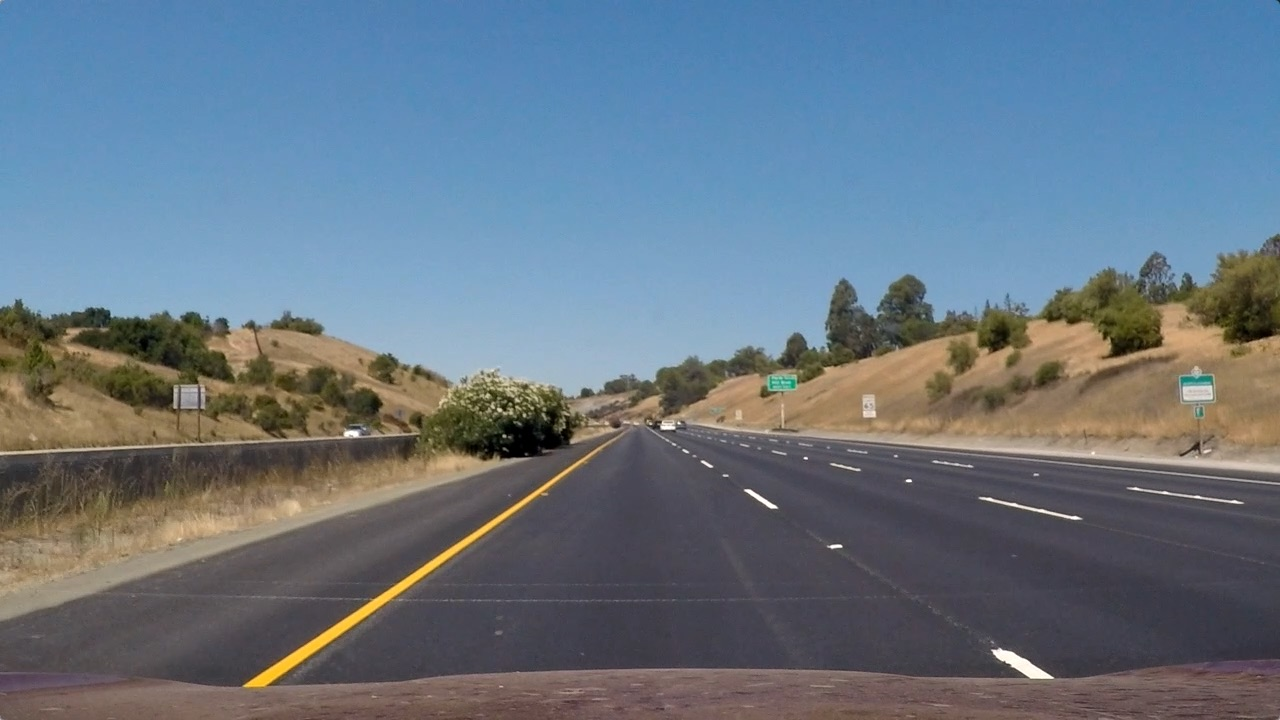
#> input picture test_images/straight_lines1.jpg, 1280 x 720 px
$ jupyter execute --allow-errors Try_try.ipynb   (shell and % lines are left out)   (older library calls are emulated)
#> lines starting #> are read from the running program, lines starting #| are printed output that depends on the picture; after the words box and inside, x2 and y2 are one past the last pixel; in counts of white or black regions, pixels touching at a corner belong together
## NOT FOR EVALUATION: ROUGH WORK

[cell 1]
import numpy as np
import cv2
import matplotlib.pyplot as plt
import matplotlib.image as mpimg
import pickle
import glob

[cell 2]
image = mpimg.imread('test_images/straight_lines1.jpg')
#> image is the input picture: shape (720, 1280, 3); mean R, G, B 103.2, 117.7, 131.2
#> (the rest of this cell did not finish here and is left out)

[cell 3]
image = mpimg.imread('test_images/straight_lines1.jpg')
#> (the rest of this cell did not finish here and is left out)

#> (a cell that did not finish here is left out)

#> (a cell that did not finish here is left out)

[cell 6]
with open("wide_dist_pickle.p", mode='rb') as f:
#> (reads wide_dist_pickle.p from the repository)
    camera_calib = pickle.load(f)
mtx = camera_calib["mtx"]
dist = camera_calib["dist"]
image = mpimg.imread('test_images/straight_lines1.jpg')

def threshold_pipeline(img, s_thresh=(90, 255), sx_thresh=(20, 100)):
    img = cv2.undistort(img, mtx, dist, None, mtx)
    img = np.copy(img)

    hls = cv2.cvtColor(img, cv2.COLOR_RGB2HLS)
    #l_channel = hls[:,:,1]
    s_channel = hls[:,:,2]
    #h_channel = hls[:,:,0]
    # Sobel x
    sobelx = cv2.Sobel(s_channel, cv2.CV_64F, 1, 0) # Take the derivative in x
    abs_sobelx = np.absolute(sobelx) # Absolute x derivative to accentuate lines away from horizontal
    scaled_sobel = np.uint8(255*abs_sobelx/np.max(abs_sobelx))

    # Threshold x gradient
    sxbinary = np.zeros_like(scaled_sobel)
    sxbinary[(scaled_sobel >= sx_thresh[0]) & (scaled_sobel <= sx_thresh[1])] = 1

    # Threshold color channel
    s_binary = np.zeros_like(s_channel)
    s_binary[(s_channel >= s_thresh[0]) & (s_channel <= s_thresh[1])] = 1
    # Stack each channel
    color_binary = np.dstack(( np.zeros_like(sxbinary), sxbinary, s_binary)) * 255

    # Combine the two binary thresholds
    combined_binary = np.zeros_like(sxbinary)
    combined_binary[(s_binary == 1) | (sxbinary == 1)] = 1
    return color_binary,combined_binary

colorResult,combinedResult = threshold_pipeline(image)
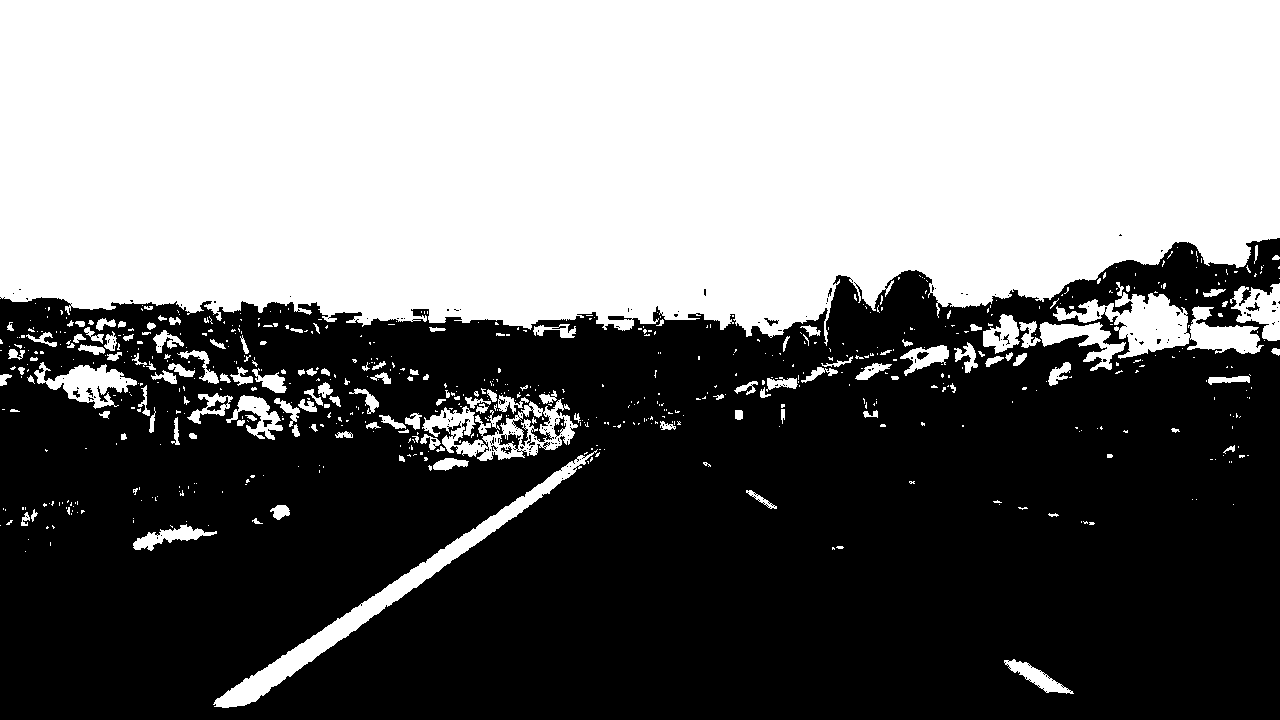
#> combinedResult: shape (720, 1280); values 0 (black) and 1 (white), 46.4% white; 683 white regions (536 under 20 px), largest, box (x1, y1, x2, y2) and area: (0, 0, 1280, 346) 386363, (213, 449, 598, 708) 7273, (1053, 282, 1264, 359) 5986

#plt.imshow(combinedResult,cmap='gray')
# Plot the result
f, (ax1, ax2) = plt.subplots(2, 1, figsize=(15, 8))
f.tight_layout()

ax1.imshow(image)
ax1.set_title('Original Image', fontsize=10)

ax2.imshow(combinedResult,cmap='gray')
ax2.set_title('Pipeline Result', fontsize=10)
plt.subplots_adjust(left=0., right=1, top=0.9, bottom=0.)

[cell 7]
image = mpimg.imread('test_images/straight_lines1.jpg')


undst = cv2.undistort(image, mtx, dist, None, mtx)
lab = cv2.cvtColor(undst, cv2.COLOR_RGB2LAB)
b_channel = lab[:,:,2]

b_binary = np.zeros_like(b_channel)
b_binary[(b_channel >= 145) & (b_channel <= 200)] = 1
#> (the rest of this cell did not finish here and is left out)

[cell 8]
####Define Functions
def threshold_pipeline(undst):

    undst = cv2.undistort(image, mtx, dist, None, mtx)
    lab = cv2.cvtColor(undst, cv2.COLOR_RGB2LAB)
    b_channel = lab[:,:,2]

    b_binary = np.zeros_like(b_channel)
    b_binary[(b_channel >= 145) & (b_channel <= 200)] = 1
    luv = cv2.cvtColor(img, cv2.COLOR_RGB2LUV)
    hls = cv2.cvtColor(img, cv2.COLOR_RGB2HLS)
    #l_channel = luv[:,:,0]
    l_channel = hls[:,:,0]

    l_binary = np.zeros_like(l_channel)
    l_binary[(l_channel >= 225) & (l_channel <= 255)] = 1

    combined_bin = np.zeros_like(l_binary)
    combined_bin[(b_binary == 1) | (l_binary == 1)] = 1

    hls = cv2.cvtColor(img, cv2.COLOR_RGB2HLS)
    #l_channel = hls[:,:,1]
    s_channel = hls[:,:,2]
    #h_channel = hls[:,:,0]
    # Sobel x
    sobelx = cv2.Sobel(s_channel, cv2.CV_64F, 1, 0) # Take the derivative in x
    abs_sobelx = np.absolute(sobelx) # Absolute x derivative to accentuate lines away from horizontal
    scaled_sobel = np.uint8(255*abs_sobelx/np.max(abs_sobelx))

    # Threshold x gradient
    sxbinary = np.zeros_like(scaled_sobel)
    sxbinary[(scaled_sobel >= 20) & (scaled_sobel <= 100)] = 1

    # Threshold color channel
    s_binary = np.zeros_like(s_channel)
    s_binary[(s_channel >= 90) & (s_channel <= 255)] = 1
    # Stack each channel
    color_binary = np.dstack(( np.zeros_like(sxbinary), sxbinary, s_binary)) * 255

    # Combine the two binary thresholds
    combined_binary = np.zeros_like(sxbinary)
    combined_binary[(s_binary == 1) & (sxbinary == 1) |(combined_bin==1)] = 1


    return combined_binary


def region_of_interest(img, vertices):
        mask = np.zeros_like(img)
    #defining a 3 channel or 1 channel color to fill the mask with depending on the input image
        if len(img.shape) > 2:
            channel_count = img.shape[2]  # i.e. 3 or 4 depending on your image
            ignore_mask_color = (255,) * channel_count
        else:
            ignore_mask_color = 255
    #filling pixels inside the polygon defined by "vertices" with the fill color
        cv2.fillPoly(mask, vertices, ignore_mask_color)
    #returning the image only where mask pixels are nonzero
        masked_image = cv2.bitwise_and(img, mask)
        return masked_image

def find_lane_pixels(binary_warped):
    # Take a histogram of the bottom half of the image
    histogram = np.sum(binary_warped[binary_warped.shape[0]//2:,:], axis=0)
    # Create an output image to draw on and visualize the result
    out_img = np.dstack((binary_warped, binary_warped, binary_warped))
    # Find the peak of the left and right halves of the histogram
    # These will be the starting point for the left and right lines
    midpoint = np.int(histogram.shape[0]//2)
    leftx_base = np.argmax(histogram[:midpoint])
    rightx_base = np.argmax(histogram[midpoint:]) + midpoint

    # HYPERPARAMETERS
    # Choose the number of sliding windows
    nwindows = 9
    # Set the width of the windows +/- margin
    margin = 100
    # Set minimum number of pixels found to recenter window
    minpix = 50

    # Set height of windows - based on nwindows above and image shape
    window_height = np.int(binary_warped.shape[0]//nwindows)
    # Identify the x and y positions of all nonzero pixels in the image
    nonzero = binary_warped.nonzero()
    nonzeroy = np.array(nonzero[0])
    nonzerox = np.array(nonzero[1])
    # Current positions to be updated later for each window in nwindows
    leftx_current = leftx_base
    rightx_current = rightx_base

    # Create empty lists to receive left and right lane pixel indices
    left_lane_inds = []
    right_lane_inds = []

    # Step through the windows one by one
    for window in range(nwindows):
        # Identify window boundaries in x and y (and right and left)
        win_y_low = binary_warped.shape[0] - (window+1)*window_height
        win_y_high = binary_warped.shape[0] - window*window_height
        win_xleft_low = leftx_current - margin
        win_xleft_high = leftx_current + margin
        win_xright_low = rightx_current - margin
        win_xright_high = rightx_current + margin

        # Identify the nonzero pixels in x and y within the window #
        good_left_inds = ((nonzeroy >= win_y_low) & (nonzeroy < win_y_high) &
        (nonzerox >= win_xleft_low) &  (nonzerox < win_xleft_high)).nonzero()[0]
        good_right_inds = ((nonzeroy >= win_y_low) & (nonzeroy < win_y_high) &
        (nonzerox >= win_xright_low) &  (nonzerox < win_xright_high)).nonzero()[0]

        # Append these indices to the lists
        left_lane_inds.append(good_left_inds)
        right_lane_inds.append(good_right_inds)

        # If you found > minpix pixels, recenter next window on their mean position
        if len(good_left_inds) > minpix:
            leftx_current = np.int(np.mean(nonzerox[good_left_inds]))
        if len(good_right_inds) > minpix:
            rightx_current = np.int(np.mean(nonzerox[good_right_inds]))

    # Concatenate the arrays of indices (previously was a list of lists of pixels)
    try:
        left_lane_inds = np.concatenate(left_lane_inds)
        right_lane_inds = np.concatenate(right_lane_inds)
    except ValueError:
        # Avoids an error if the above is not implemented fully
        pass

    # Extract left and right line pixel positions
    leftx = nonzerox[left_lane_inds]
    lefty = nonzeroy[left_lane_inds]
    rightx = nonzerox[right_lane_inds]
    righty = nonzeroy[right_lane_inds]

    return leftx, lefty, rightx, righty, out_img
def fit_polynomial(binary_warped, leftx, lefty, rightx, righty, out_img):

    # Fit a second order polynomial to each using `np.polyfit`
    left_fit = np.polyfit(lefty, leftx, 2)
    right_fit = np.polyfit(righty, rightx, 2)

    # Generate x and y values for plotting
    ploty = np.linspace(0, binary_warped.shape[0]-1, binary_warped.shape[0] )
    try:
        left_fitx = left_fit[0]*ploty**2 + left_fit[1]*ploty + left_fit[2]
        right_fitx = right_fit[0]*ploty**2 + right_fit[1]*ploty + right_fit[2]
    except TypeError:
        # Avoids an error if `left` and `right_fit` are still none or incorrect
        print('The function failed to fit a line!')
        left_fitx = 1*ploty**2 + 1*ploty
        right_fitx = 1*ploty**2 + 1*ploty

    ## Visualization ##
    # Colors in the left and right lane regions
    out_img[lefty, leftx] = [255, 0, 0]
    out_img[righty, rightx] = [0, 0, 255]

    return out_img, left_fitx, right_fitx, ploty

def pipeline_advanced_lane(img):
    # Test undistortion on an image

    gray = cv2.cvtColor(img, cv2.COLOR_BGR2GRAY)

    img_size = (gray.shape[1], gray.shape[0])

    # Do camera calibration given object points and image points
    undst = cv2.undistort(img, mtx, dist, None, mtx)
    undst = cv2.cvtColor(undst, cv2.COLOR_BGR2RGB)

    combinedResult = threshold_pipeline(undst)

    #Region of Interest Pipeline
    masked_image = region_of_interest(combinedResult, vertices)


    # Perspective Transform
    # For source points I'm grabbing the outer four detected corners
    src = np.float32([[120, 720],[550, 460],[700, 460],[1160, 720]])
    dst = np.float32([[200,720],[200,0],[1000,0],[1000,720]])
    M = cv2.getPerspectiveTransform(src,dst)
    Minv = cv2.getPerspectiveTransform(dst, src)
    binary_warped = cv2.warpPerspective(combinedResult, M, (imshape[1], imshape[0]), flags=cv2.INTER_LINEAR)
    #imshpe[1],imshape[0] to make it x y

    leftx, lefty, rightx, righty, out_img = find_lane_pixels(binary_warped)
    out_img, left_fitx, right_fitx, ploty  = fit_polynomial(binary_warped,leftx, lefty, rightx, righty, out_img)

    y_eval=np.max(ploty)
    ym_per_pix = 30/720 # meters per pixel in y dimension
    xm_per_pix = 3.7/700 # meters per pixel in x dimension

    left_fit = np.polyfit(lefty, leftx, 2)
    right_fit = np.polyfit(righty, rightx, 2)
    left_cr_fit=np.polyfit(ploty*ym_per_pix, left_fitx*xm_per_pix,2)
    right_cr_fit=np.polyfit(ploty*ym_per_pix, right_fitx*xm_per_pix,2)
    left_curverad=((1+(2*left_cr_fit[0]*y_eval/2. + left_cr_fit[1])**2)**1.5)/np.absolute(2*left_cr_fit[0])
    right_curverad=((1+(2*right_cr_fit[0]*y_eval/2. + right_cr_fit[1])**2)**1.5)/np.absolute(2*right_cr_fit[0])
    curverad = (left_curverad + right_curverad) / 2

    left_coeff=(left_fit[0]*719**2)+left_fit[1]*719+left_fit[2]
    right_coeff=(right_fit[0]*719**2)+right_fit[1]*719+right_fit[2]
    mpoint=((right_coeff-left_coeff)/2)+left_coeff
    offset=(640-mpoint)*xm_per_pix

    warp_zero = np.zeros_like(binary_warped).astype(np.uint8)
    color_warp = np.dstack((warp_zero, warp_zero, warp_zero))

    pts_left = np.array([np.transpose(np.vstack([left_fitx, ploty]))])
    pts_right = np.array([np.flipud(np.transpose(np.vstack([right_fitx, ploty])))])
    pts = np.hstack((pts_left, pts_right))
    cv2.fillPoly(color_warp, np.int_([pts]), (0,255, 0))
    cv2.polylines(color_warp, np.int32([pts_left]), isClosed=False, color=(255,0,255), thickness=20)
    cv2.polylines(color_warp, np.int32([pts_right]), isClosed=False, color=(0,255,255), thickness=20)
    lane_lines = cv2.warpPerspective(color_warp, Minv, (imshape[1], imshape[0]), flags=cv2.INTER_LINEAR)

    result = cv2.addWeighted(img, 1, lane_lines, 0.5, 0)
    text1 = 'Radius of curvature: ' + '{:04.0f}'.format(curverad) + 'm'
    text2 = 'Camera offset:'+ '{:03.2f}'.format(offset) + 'm'
    cv2.putText(result, text1,(25,50), cv2.FONT_HERSHEY_DUPLEX, 1.5, (0,255, 0), 2, cv2.LINE_AA)
    cv2.putText(result, text2,(25,100), cv2.FONT_HERSHEY_DUPLEX, 1.5, (0,255, 0), 2, cv2.LINE_AA)


    return result

fname = 'test_images/test5.jpg'
img = cv2.imread(fname)
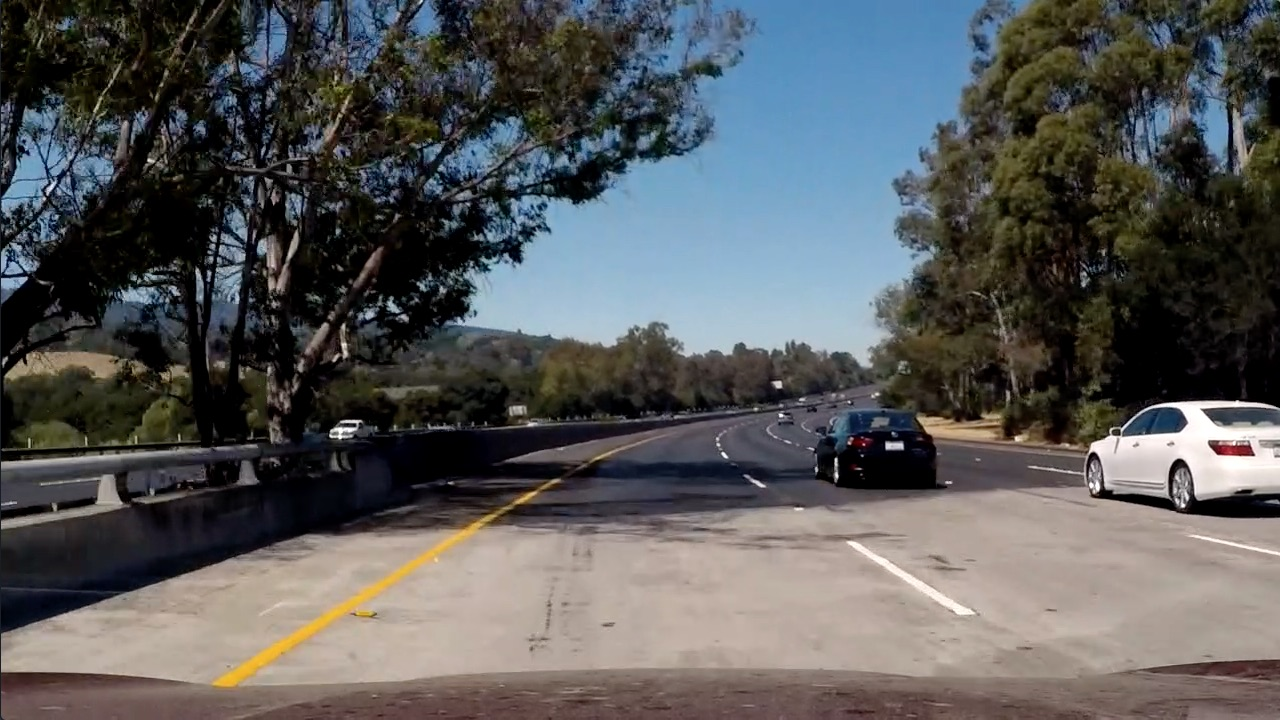
#> input picture test_images/test5.jpg, 1280 x 720 px
#> img is the input picture: shape (720, 1280, 3); mean B, G, R 89.8, 89.3, 88.5
dist_pickle = pickle.load( open( "wide_dist_pickle.p", "rb" ) )
mtx = dist_pickle["mtx"]
dist = dist_pickle["dist"]
imshape = img.shape #y,x coordinates
vertices = np.array([[(0,imshape[0]),(600,450), (750, 450), (imshape[1],imshape[0])]], dtype=np.int32)
result = pipeline_advanced_lane(img)
#> in find_lane_pixels, `histogram = np.sum(binary_warped[binary_warped.shape[0]//2:,:], axis=0)`: histogram = 1280 values, max 269 at index 299, min 0 at index 10, mean 15.16
#> in find_lane_pixels, `leftx_base = np.argmax(histogram[:midpoint])`: leftx_base = 299
#> in find_lane_pixels, `rightx_base = np.argmax(histogram[midpoint:]) + midpoint`: rightx_base = 1002
#> in find_lane_pixels, `nonzero = binary_warped.nonzero()`: nonzero = 73509 positions, rows 0 to 718, columns 0 to 1180
#> in find_lane_pixels, `leftx_current = leftx_base`: leftx_current = 299
#> in find_lane_pixels, `rightx_current = rightx_base`: rightx_current = 1002
#> the loop in find_lane_pixels, `for window in range(nwindows):` made 9 passes
#> (win_xleft_low, win_xleft_high, win_xright_low, win_xright_high, leftx_current, rightx_current) on passes 1, 2, 3, 6: (199, 399, 902, 1102, 263, 995), (163, 363, 895, 1095, 276, 1002), (176, 376, 902, 1102, 291, 1009), (217, 417, 909, 1109, 334, 1052)
#> after the loop in find_lane_pixels, `for window in range(nwindows):`: left_lane_inds = 9 items
#> in find_lane_pixels, `right_lane_inds = np.concatenate(right_lane_inds)`: right_lane_inds = 4585 values, max 71486 at index 165, min 4945 at index 4389, mean 36496
#> in find_lane_pixels, `rightx = nonzerox[right_lane_inds]`: rightx = 4585 values, max 1172 at index 4372, min 952 at index 2604, mean 1059.7
#> in find_lane_pixels, `righty = nonzeroy[right_lane_inds]`: righty = 4585 values, max 654 at index 161, min 47 at index 4389, mean 273.4
#> in fit_polynomial, `left_fit = np.polyfit(lefty, leftx, 2)`: left_fit = [5.05e-05, -0.203, 381.1]
#> in fit_polynomial, `right_fit = np.polyfit(righty, rightx, 2)`: right_fit = [4.38e-05, -0.209, 1111.8]
#> in fit_polynomial, `left_fitx = left_fit[0]*ploty**2 + left_fit[1]*ploty + left_fit[2]`: left_fitx = 720 values, max 381.1 at index 0, min 261.2 at index 719, mean 316.8
#> in fit_polynomial, `right_fitx = right_fit[0]*ploty**2 + right_fit[1]*ploty + right_fit[2]`: right_fitx = 720 values, max 1111.8 at index 0, min 984.1 at index 719, mean 1044.2
#> in pipeline_advanced_lane, `out_img, left_fitx, right_fitx, ploty  = fit_polynomial(binary_warped,..`: ploty = 720 values from 0 to 719
#> in pipeline_advanced_lane, `y_eval=np.max(ploty)`: y_eval = 719
#> in pipeline_advanced_lane, `left_fit = np.polyfit(lefty, leftx, 2)`: left_fit = [5.05e-05, -0.203, 381.1]
#> in pipeline_advanced_lane, `right_fit = np.polyfit(righty, rightx, 2)`: right_fit = [4.38e-05, -0.209, 1111.8]
#> in pipeline_advanced_lane, `left_cr_fit=np.polyfit(ploty*ym_per_pix, left_fitx*xm_per_pix,2)`: left_cr_fit = [0.000154, -0.0258, 2.01]
#> in pipeline_advanced_lane, `right_cr_fit=np.polyfit(ploty*ym_per_pix, right_fitx*xm_per_pix,2)`: right_cr_fit = [0.000133, -0.0265, 5.88]
#> in pipeline_advanced_lane, `left_curverad=((1+(2*left_cr_fit[0]*y_eval/2. + left_cr_fit[1])**2)**1..`: left_curverad = 3286
#> in pipeline_advanced_lane, `right_curverad=((1+(2*right_cr_fit[0]*y_eval/2. + right_cr_fit[1])**2)..`: right_curverad = 3777.7
#> in pipeline_advanced_lane, `curverad = (left_curverad + right_curverad) / 2`: curverad = 3531.9
#> in pipeline_advanced_lane, `left_coeff=(left_fit[0]*719**2)+left_fit[1]*719+left_fit[2]`: left_coeff = 261.2
#> in pipeline_advanced_lane, `right_coeff=(right_fit[0]*719**2)+right_fit[1]*719+right_fit[2]`: right_coeff = 984.1
#> in pipeline_advanced_lane, `mpoint=((right_coeff-left_coeff)/2)+left_coeff`: mpoint = 622.6
#> in pipeline_advanced_lane, `offset=(640-mpoint)*xm_per_pix`: offset = 0.0918
#> in pipeline_advanced_lane, `pts_left = np.array([np.transpose(np.vstack([left_fitx, ploty]))])`: pts_left = 720 pairs, first value 261.2 to 381.1, second value 0 to 719
#> in pipeline_advanced_lane, `pts_right = np.array([np.flipud(np.transpose(np.vstack([right_fitx, pl..`: pts_right = 720 pairs, first value 984.1 to 1111.8, second value 0 to 719
#> in pipeline_advanced_lane, `pts = np.hstack((pts_left, pts_right))`: pts = 1440 pairs, first value 261.2 to 1111.8, second value 0 to 719
#> in pipeline_advanced_lane, `text1 = 'Radius of curvature: ' + '{:04.0f}'.format(curverad) + 'm'`: text1 = 'Radius of curvature: 3532m'
#> in pipeline_advanced_lane, `text2 = 'Camera offset:'+ '{:03.2f}'.format(offset) + 'm'`: text2 = 'Camera offset:0.09m'
#> in pipeline_advanced_lane, `cv2.putText(result, text2,(25,100), cv2.FONT_HERSHEY_DUPLEX, 1.5, (0,2..`:
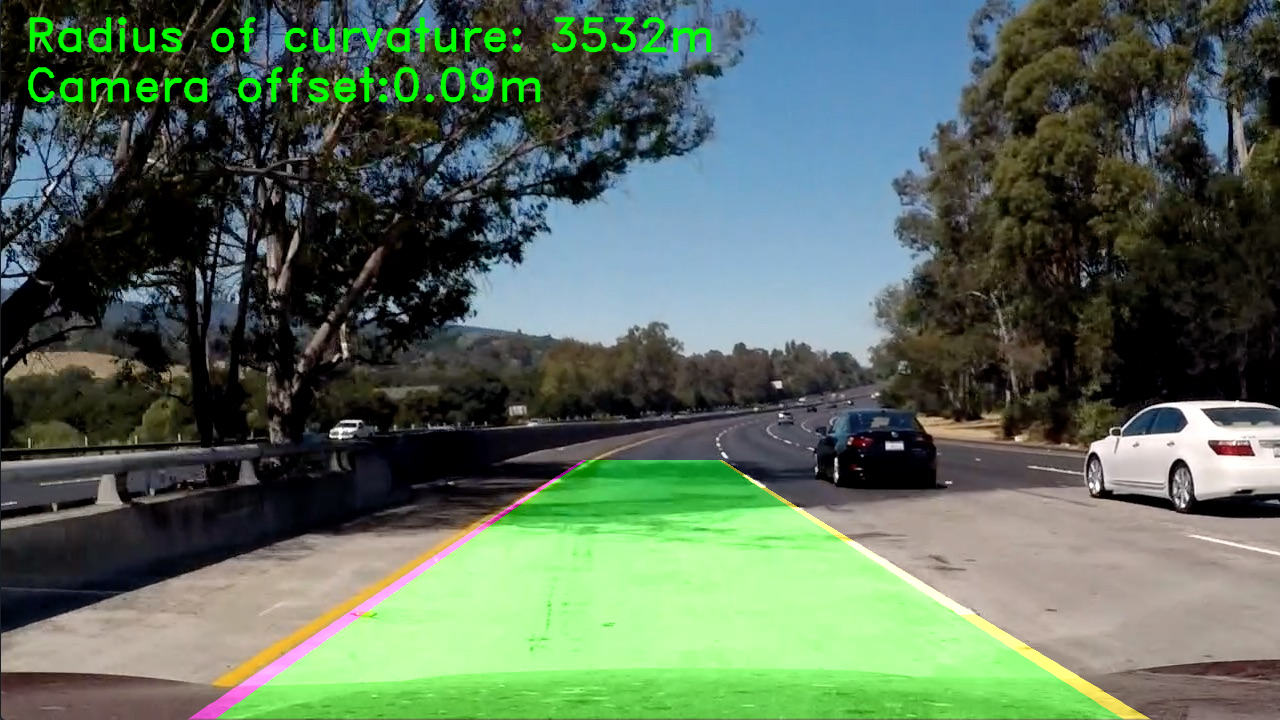
#> result: shape (720, 1280, 3); mean B, G, R 89.7, 107.4, 88.6
plt.imshow(result)
